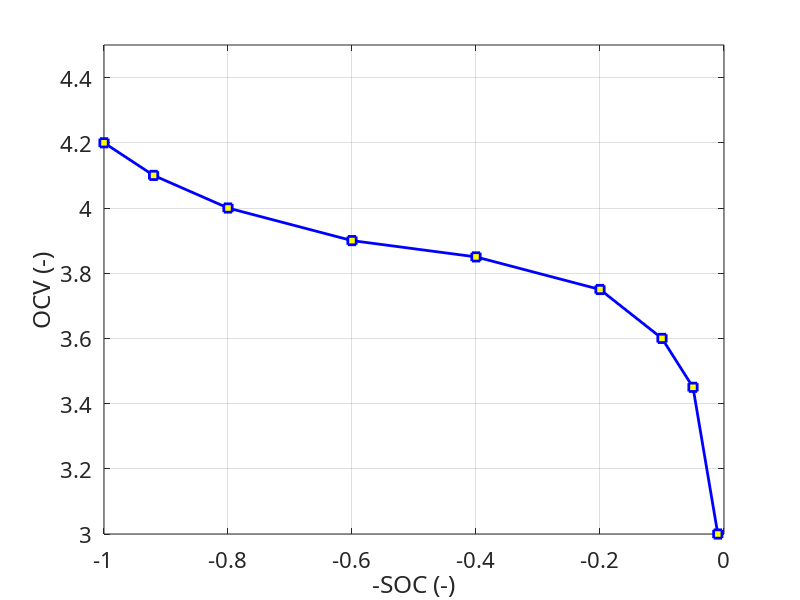

MATLAB code for this plot:
%% Battery Model
% B2 Parameters

clear all
close all
clc;

B_SOC = 1-[  0   8  20  40  60    80   90   95    99 100]/100;
B_OCV =   [4.2 4.1 4.0 3.9 3.85 3.75 3.60 3.45  3.00   0];

[B_SOC, i] = sort(B_SOC);
B_OCV      = B_OCV(i);

figure;
    h = plot(-B_SOC, B_OCV, 'bs-');
    set(h, 'linewidth', 2, 'markerfacecolor', [1 1 0]);
    set(gca, 'fontname', 'Calibri');
    set(gca, 'fontsize', 16);
    axis([-1 0 3 4.5]);

    
    xlabel('-SOC (-)');
    ylabel('OCV (-)');
    grid on;

    
clear i h